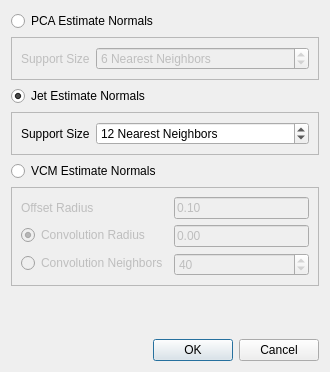
<?xml version="1.0" encoding="UTF-8"?>
<ui version="4.0">
 <class>NormalEstimationDialog</class>
 <widget class="QDialog" name="NormalEstimationDialog">
  <property name="geometry">
   <rect>
    <x>0</x>
    <y>0</y>
    <width>330</width>
    <height>372</height>
   </rect>
  </property>
  <property name="windowTitle">
   <string>Normal Estimation</string>
  </property>
  <layout class="QVBoxLayout" name="verticalLayout">
   <item>
    <widget class="QRadioButton" name="buttonPCA">
     <property name="text">
      <string>PCA Estimate Normals</string>
     </property>
    </widget>
   </item>
   <item>
    <widget class="QFrame" name="frame">
     <property name="enabled">
      <bool>false</bool>
     </property>
     <property name="frameShape">
      <enum>QFrame::StyledPanel</enum>
     </property>
     <property name="frameShadow">
      <enum>QFrame::Raised</enum>
     </property>
     <layout class="QFormLayout" name="formLayout_2">
      <property name="fieldGrowthPolicy">
       <enum>QFormLayout::AllNonFixedFieldsGrow</enum>
      </property>
      <item row="0" column="0">
       <widget class="QLabel" name="supportSizeLabel">
        <property name="text">
         <string>Support Size</string>
        </property>
       </widget>
      </item>
      <item row="0" column="1">
       <widget class="QSpinBox" name="m_pca_neighbors">
        <property name="suffix">
         <string> Nearest Neighbors</string>
        </property>
        <property name="minimum">
         <number>3</number>
        </property>
        <property name="maximum">
         <number>10000000</number>
        </property>
        <property name="value">
         <number>6</number>
        </property>
       </widget>
      </item>
     </layout>
    </widget>
   </item>
   <item>
    <widget class="QRadioButton" name="buttonJet">
     <property name="text">
      <string>Jet Estimate Normals</string>
     </property>
     <property name="checked">
      <bool>true</bool>
     </property>
    </widget>
   </item>
   <item>
    <widget class="QFrame" name="frame_2">
     <property name="frameShape">
      <enum>QFrame::StyledPanel</enum>
     </property>
     <property name="frameShadow">
      <enum>QFrame::Raised</enum>
     </property>
     <layout class="QFormLayout" name="formLayout_3">
      <property name="fieldGrowthPolicy">
       <enum>QFormLayout::AllNonFixedFieldsGrow</enum>
      </property>
      <item row="0" column="0">
       <widget class="QLabel" name="supportSizeLabel_2">
        <property name="text">
         <string>Support Size</string>
        </property>
       </widget>
      </item>
      <item row="0" column="1">
       <widget class="QSpinBox" name="m_jet_neighbors">
        <property name="suffix">
         <string> Nearest Neighbors</string>
        </property>
        <property name="minimum">
         <number>3</number>
        </property>
        <property name="maximum">
         <number>100000000</number>
        </property>
        <property name="value">
         <number>12</number>
        </property>
       </widget>
      </item>
     </layout>
    </widget>
   </item>
   <item>
    <widget class="QRadioButton" name="buttonVCM">
     <property name="text">
      <string>VCM Estimate Normals</string>
     </property>
    </widget>
   </item>
   <item>
    <widget class="QFrame" name="frame_3">
     <property name="enabled">
      <bool>false</bool>
     </property>
     <property name="frameShape">
      <enum>QFrame::StyledPanel</enum>
     </property>
     <property name="frameShadow">
      <enum>QFrame::Raised</enum>
     </property>
     <layout class="QFormLayout" name="formLayout_4">
      <property name="fieldGrowthPolicy">
       <enum>QFormLayout::AllNonFixedFieldsGrow</enum>
      </property>
      <item row="0" column="0">
       <widget class="QLabel" name="offsetRadiusLabel">
        <property name="text">
         <string>Offset Radius</string>
        </property>
       </widget>
      </item>
      <item row="1" column="0">
       <widget class="QRadioButton" name="buttonRadius">
        <property name="text">
         <string>Convolution Radius</string>
        </property>
        <property name="checked">
         <bool>true</bool>
        </property>
       </widget>
      </item>
      <item row="2" column="0">
       <widget class="QRadioButton" name="buttonNeighbors">
        <property name="text">
         <string>Convolution Neighbors</string>
        </property>
       </widget>
      </item>
      <item row="2" column="1">
       <widget class="QSpinBox" name="m_convolution_neighbors">
        <property name="enabled">
         <bool>false</bool>
        </property>
        <property name="maximum">
         <number>100000000</number>
        </property>
        <property name="value">
         <number>40</number>
        </property>
       </widget>
      </item>
      <item row="0" column="1">
       <widget class="DoubleEdit" name="m_offset_radius">
        <property name="text">
         <string>0.10</string>
        </property>
       </widget>
      </item>
      <item row="1" column="1">
       <widget class="DoubleEdit" name="m_convolution_radius">
        <property name="text">
         <string>0.00</string>
        </property>
       </widget>
      </item>
     </layout>
    </widget>
   </item>
   <item>
    <spacer name="verticalSpacer">
     <property name="orientation">
      <enum>Qt::Vertical</enum>
     </property>
     <property name="sizeHint" stdset="0">
      <size>
       <width>20</width>
       <height>40</height>
      </size>
     </property>
    </spacer>
   </item>
   <item>
    <widget class="QDialogButtonBox" name="buttonBox">
     <property name="orientation">
      <enum>Qt::Horizontal</enum>
     </property>
     <property name="standardButtons">
      <set>QDialogButtonBox::Cancel|QDialogButtonBox::Ok</set>
     </property>
    </widget>
   </item>
  </layout>
 </widget>
 <customwidgets>
  <customwidget>
   <class>DoubleEdit</class>
   <extends>QLineEdit</extends>
   <header>CGAL_double_edit.h</header>
  </customwidget>
 </customwidgets>
 <resources/>
 <connections>
  <connection>
   <sender>buttonJet</sender>
   <signal>toggled(bool)</signal>
   <receiver>frame_2</receiver>
   <slot>setEnabled(bool)</slot>
   <hints>
    <hint type="sourcelabel">
     <x>199</x>
     <y>96</y>
    </hint>
    <hint type="destinationlabel">
     <x>199</x>
     <y>135</y>
    </hint>
   </hints>
  </connection>
  <connection>
   <sender>buttonPCA</sender>
   <signal>toggled(bool)</signal>
   <receiver>frame</receiver>
   <slot>setEnabled(bool)</slot>
   <hints>
    <hint type="sourcelabel">
     <x>199</x>
     <y>18</y>
    </hint>
    <hint type="destinationlabel">
     <x>199</x>
     <y>57</y>
    </hint>
   </hints>
  </connection>
  <connection>
   <sender>buttonVCM</sender>
   <signal>toggled(bool)</signal>
   <receiver>frame_3</receiver>
   <slot>setEnabled(bool)</slot>
   <hints>
    <hint type="sourcelabel">
     <x>199</x>
     <y>174</y>
    </hint>
    <hint type="destinationlabel">
     <x>199</x>
     <y>245</y>
    </hint>
   </hints>
  </connection>
  <connection>
   <sender>buttonNeighbors</sender>
   <signal>toggled(bool)</signal>
   <receiver>m_convolution_neighbors</receiver>
   <slot>setEnabled(bool)</slot>
   <hints>
    <hint type="sourcelabel">
     <x>101</x>
     <y>274</y>
    </hint>
    <hint type="destinationlabel">
     <x>285</x>
     <y>277</y>
    </hint>
   </hints>
  </connection>
  <connection>
   <sender>buttonBox</sender>
   <signal>accepted()</signal>
   <receiver>NormalEstimationDialog</receiver>
   <slot>accept()</slot>
   <hints>
    <hint type="sourcelabel">
     <x>199</x>
     <y>428</y>
    </hint>
    <hint type="destinationlabel">
     <x>199</x>
     <y>225</y>
    </hint>
   </hints>
  </connection>
  <connection>
   <sender>buttonBox</sender>
   <signal>rejected()</signal>
   <receiver>NormalEstimationDialog</receiver>
   <slot>reject()</slot>
   <hints>
    <hint type="sourcelabel">
     <x>199</x>
     <y>428</y>
    </hint>
    <hint type="destinationlabel">
     <x>199</x>
     <y>225</y>
    </hint>
   </hints>
  </connection>
 </connections>
</ui>
